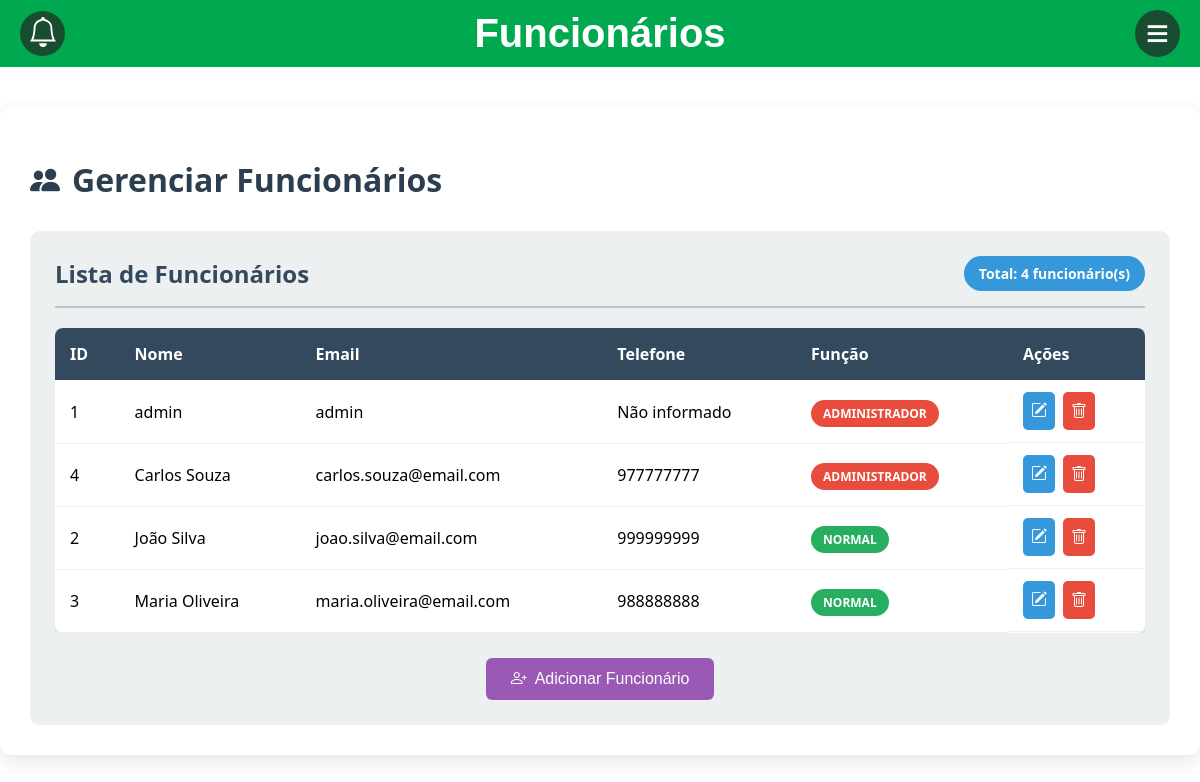
/public/funcionarios.php (signed in), run on an earlier commit of the app's database.
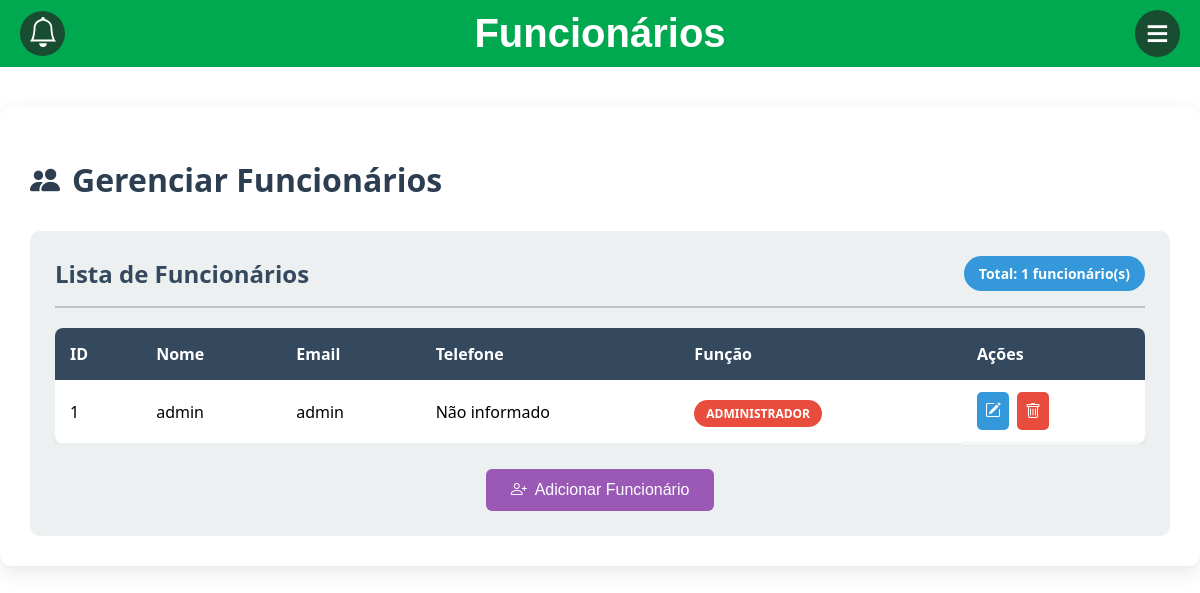
And on a later commit of the database.
### tables this page shows
create table Usuario (
	id_usuario INT NOT NULL AUTO_INCREMENT PRIMARY KEY,
    nome_usuario VARCHAR(45) NOT NULL,
    email_usuario VARCHAR(45) not null,
    senha_usuario VARCHAR(255) not null,
    telefone_usuario VARCHAR(9),
    funcao_usuario ENUM('administrador', 'normal')
);

### public/funcionarios.php (the view, shortened to what this page needs)
<?php
include '../db.php';
$sql = "SELECT id_usuario, nome_usuario, email_usuario, telefone_usuario, funcao_usuario FROM usuario ORDER BY nome_usuario";
$result = $conn->query($sql);
?>
<!DOCTYPE html>
<html lang="pt-br">
<head>
    <link rel="stylesheet" href="../styles/style.css">
    <link rel="stylesheet" href="https://cdn.jsdelivr.net/npm/bootstrap-icons@1.12.1/font/bootstrap-icons.min.css">
</head>
<body>
    <header>
        <div class="navbar">
            <div class="btnNavBar"><a href="notificacao.php"><img src="../assets/icons/bell.svg" alt=""></a></div>
            <h1>Funcionários</h1>
            <button class="nav-button" onclick="alternarMenu()"> ≡</button>
        </div>
    </header>
    <main>
        <div class="paginaFuncionarios">
            <h1>
                <i class="bi bi-people-fill"></i> Gerenciar Funcionários
            </h1>
            <div class="blocoFuncionarios">
                <div class="cabecalhoFuncionarios">
                    <h2>Lista de Funcionários</h2>
                    <span class="totalFuncionarios">Total: <?php echo $result->num_rows; ?> funcionário(s)</span>
                </div>
                <?php if ($result->num_rows > 0): ?>
                    <div class="tabelaFuncionarios">
                        <table>
                            <thead>
                                <tr>
                                    <th>ID</th>
                                    <th>Nome</th>
                                    <th>Email</th>
                                    <th>Telefone</th>
                                    <th>Função</th>
                                    <th>Ações</th>
                                </tr>
                            </thead>
                            <tbody>
                                <?php while($row = $result->fetch_assoc()): ?>
                                <tr>
                                    <td><?php echo htmlspecialchars($row['id_usuario']); ?></td>
                                    <td><?php echo htmlspecialchars($row['nome_usuario']); ?></td>
                                    <td><?php echo htmlspecialchars($row['email_usuario']); ?></td>
                                    <td><?php echo htmlspecialchars($row['telefone_usuario'] ?? 'Não informado'); ?></td>
                                    <td>
                                        <span class="funcao-badge <?php echo $row['funcao_usuario'] === 'administrador' ? 'admin' : 'normal'; ?>">
                                            <?php echo htmlspecialchars($row['funcao_usuario']); ?>
                                        </span>
                                    </td>
                                    <td class="acoes">
                                        <button class="btn-editar" title="Editar" onclick="abrirModalEditar(<?php echo $row['id_usuario']; ?>, '<?php echo htmlspecialchars($row['nome_usuario']); ?>', '<?php echo htmlspecialchars($row['email_usuario']); ?>', '<?php echo htmlspecialchars($row['telefone_usuario'] ?? ''); ?>', '<?php echo htmlspecialchars($row['funcao_usuario']); ?>')">
                                            <i class="bi bi-pencil-square"></i>
                                        </button>
                                        <?php if ($row['id_usuario'] != $_SESSION['id_usuario']): ?>
                                            <a href="funcionarios.php?excluir=<?php echo $row['id_usuario']; ?>" class="btn-excluir" title="Excluir" onclick="return confirm('Tem certeza que deseja excluir o usuário <?php echo htmlspecialchars($row['nome_usuario']); ?>?')">
                                                <i class="bi bi-trash"></i>
                                            </a>
                                        <?php else: ?>
                                            <span class="btn-excluir disabled" title="Não é possível excluir sua própria conta">
                                                <i class="bi bi-trash"></i>
                                            </span>
                                        <?php endif; ?>
                                    </td>
                                </tr>
                                <?php endwhile; ?>
                            </tbody>
                        </table>
                    </div>
                <?php endif; ?>
                <div class="botoes-acao">
                    <button class="btn-adicionar" onclick="abrirModalAdicionar()">
                        <i class="bi bi-person-plus"></i> Adicionar Funcionário
                    </button>
                </div>
            </div>
        </div>
    </main>
</body>
</html>

### styles/style.css (style rules this page uses)
body { font-family: Arial, sans-serif; margin: 0; padding: 0; }
.navbar { display: flex; justify-content: space-between; align-items: center; background-color: #00a94f; padding: 10px 20px; position: relative; }
.btnNavBar { background: none; border: none; cursor: pointer; font-size: 40px; color: white; background-color: #184d31; border-radius: 50%; width: 45px; transition: .5s; }
.btnNavBar img { width: 30px; height: auto; position: relative; left: 8px; filter: brightness(0) invert(1); }
.navbar h1 { flex-grow: 1; text-align: center; color: white; font-size: 40px; margin: 0; }
.nav-button { background: none; border: none; cursor: pointer; font-size: 40px; color: white; background-color: #184d31; border-radius: 50%; width: 45px; transition: .5s; }
.paginaFuncionarios { max-width: 1200px; margin: 40px auto; padding: 30px; background-color: #ffffff; border-radius: 12px; font-family: 'Segoe UI', sans-serif; box-shadow: 0 6px 20px rgba(0, 0, 0, 0.1); }
.paginaFuncionarios h1 { font-size: 32px; color: #2c3e50; margin-bottom: 30px; display: flex; align-items: center; gap: 12px; }
.paginaFuncionarios h1 i { font-size: 30px; color: #2c3e50; }
.blocoFuncionarios { background-color: #ecf0f1; padding: 25px; border-radius: 10px; }
.cabecalhoFuncionarios { display: flex; justify-content: space-between; align-items: center; margin-bottom: 20px; padding-bottom: 15px; border-bottom: 2px solid #bdc3c7; }
.cabecalhoFuncionarios h2 { margin: 0; color: #34495e; font-size: 24px; }
.totalFuncionarios { background-color: #3498db; color: white; padding: 8px 15px; border-radius: 20px; font-size: 14px; font-weight: bold; }
.tabelaFuncionarios { overflow-x: auto; margin-bottom: 25px; }
.tabelaFuncionarios table { width: 100%; border-collapse: collapse; background-color: white; border-radius: 8px; overflow: hidden; box-shadow: 0 2px 10px rgba(0, 0, 0, 0.1); }
.tabelaFuncionarios th { background-color: #34495e; color: white; padding: 15px; text-align: left; font-weight: 600; }
.tabelaFuncionarios td { padding: 12px 15px; border-bottom: 1px solid #ecf0f1; }
.funcao-badge { padding: 5px 12px; border-radius: 15px; font-size: 12px; font-weight: bold; text-transform: uppercase; }
.funcao-badge.admin { background-color: #e74c3c; color: white; }
.acoes { display: flex; gap: 8px; }
.btn-editar, .btn-excluir { border: none; padding: 8px; border-radius: 5px; cursor: pointer; transition: background-color 0.3s; font-size: 16px; }
.btn-editar { background-color: #3498db; color: white; }
.btn-excluir { background-color: #e74c3c; color: white; }
.botoes-acao { text-align: center; margin-top: 20px; }
.btn-adicionar { background-color: #9b59b6; color: white; border: none; padding: 12px 25px; border-radius: 6px; font-size: 16px; cursor: pointer; transition: background-color 0.3s; display: inline-flex; align-items: center; gap: 8px; }
.funcao-badge.normal { background-color: #27ae60; color: white; }

What changed in the data, as far as the page shows it:
removed usuario: id_usuario "4", nome_usuario "Carlos Souza", email_usuario "carlos.souza@email.com", telefone_usuario "977777777", funcao_usuario "ADMINISTRADOR"
removed usuario: id_usuario "2", nome_usuario "João Silva", email_usuario "joao.silva@email.com", telefone_usuario "999999999", funcao_usuario "NORMAL"
removed usuario: id_usuario "3", nome_usuario "Maria Oliveira", email_usuario "maria.oliveira@email.com", telefone_usuario "988888888", funcao_usuario "NORMAL"
Also different on the page:
$result->num_rows: "4" → "1"
